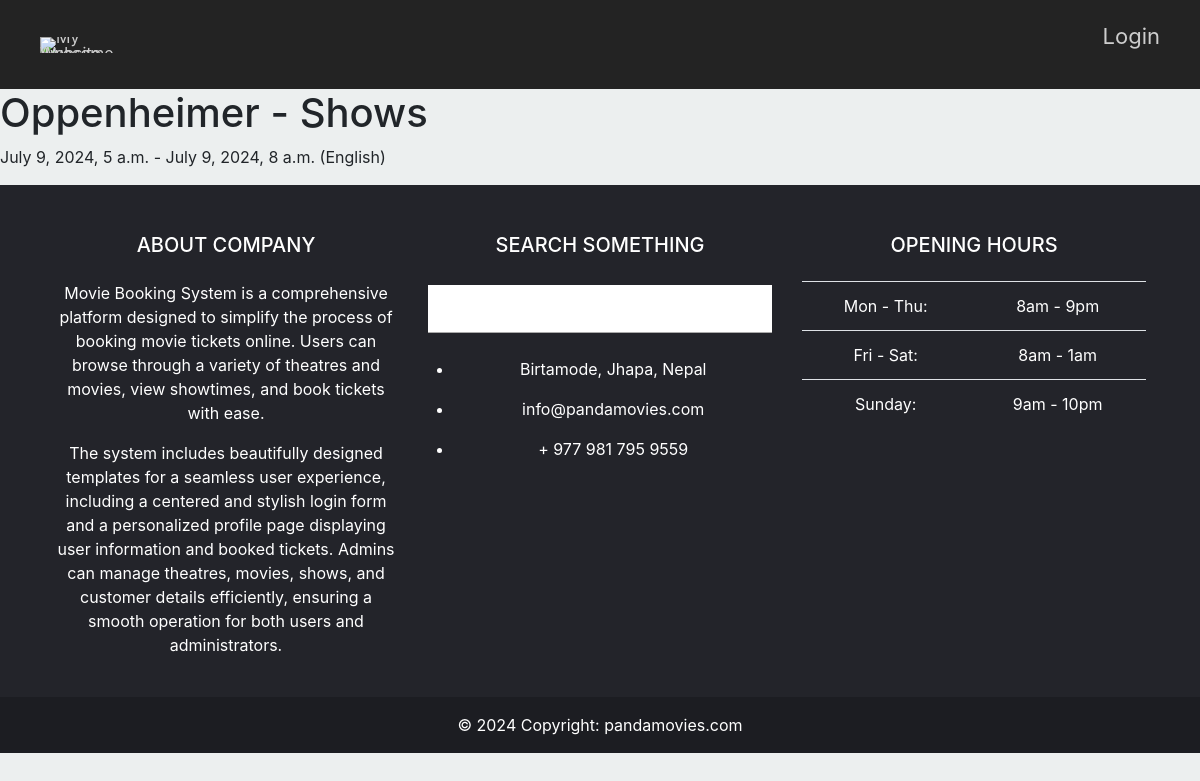
The page /movies/1/theatres/1/shows/ on the database its author committed.
### app/models.py (models this page shows, shortened)
class Movie(models.Model):
    title = models.CharField(max_length=100)
    actors = models.TextField()
    director = models.CharField(max_length=100)
    poster = models.ImageField(upload_to='movie_posters/')
    banner = models.ImageField(upload_to='movie_banners/')
    description = models.TextField()

class Show(models.Model):
    id = models.AutoField(primary_key=True)
    start_time = models.DateTimeField()
    end_time = models.DateTimeField()
    language = models.CharField(max_length=50)
    movie = models.ForeignKey(Movie, on_delete=models.CASCADE)
    theatre = models.ForeignKey(Theatre, on_delete=models.CASCADE)  # Add this line

### app/views.py (the view)
# urls.py: path('movies/<int:movie_id>/theatres/<int:theatre_id>/shows/', views.show_list, name='show_list'),
def show_list(request, movie_id, theatre_id):
    movie = Movie.objects.get(id=movie_id)
    shows = Show.objects.filter(movie=movie, theatre_id=theatre_id)
    return render(request, 'app/show_list.html', {'movie': movie, 'shows': shows})

### app/templates/app/show_list.html
{% extends 'app/base.html' %}
{% block content %}
<h1>{{ movie.title }} - Shows</h1>
    <ul>
        {% for show in shows %}
            <li>{{ show.start_time }} - {{ show.end_time }} ({{ show.language }})</li>
        {% empty %}
            <li>No shows available</li>
        {% endfor %}
    </ul>
{% endblock %}

### static/main.css (style rules this page uses)
* { margin: 0; padding: 0; box-sizing: border-box; }
body { margin: 0; padding: 0; font-family: 'Roboto', sans-serif; background-color: #e6f7f5; opacity: 1; background-image: radial-gradient(#01020d 0.5px, #ecefef 0.5px); background-size: 10px 10px; }

### rows shown on the page
Movie: title "Oppenheimer"
Show: start_time "July 9, 2024, 5 a.m.", end_time "July 9, 2024, 8 a.m.", language "English"
